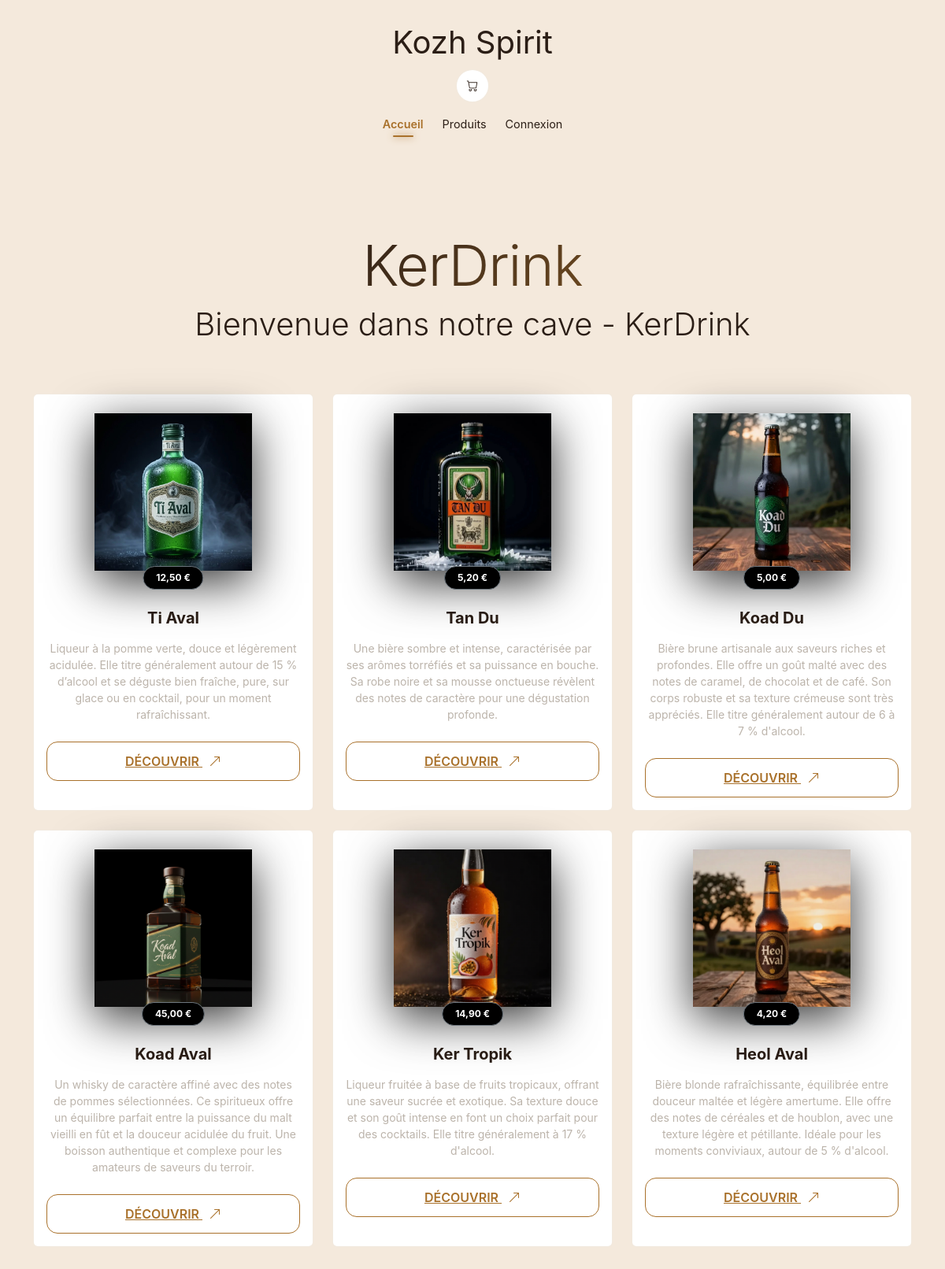
Before: / with the older database file.
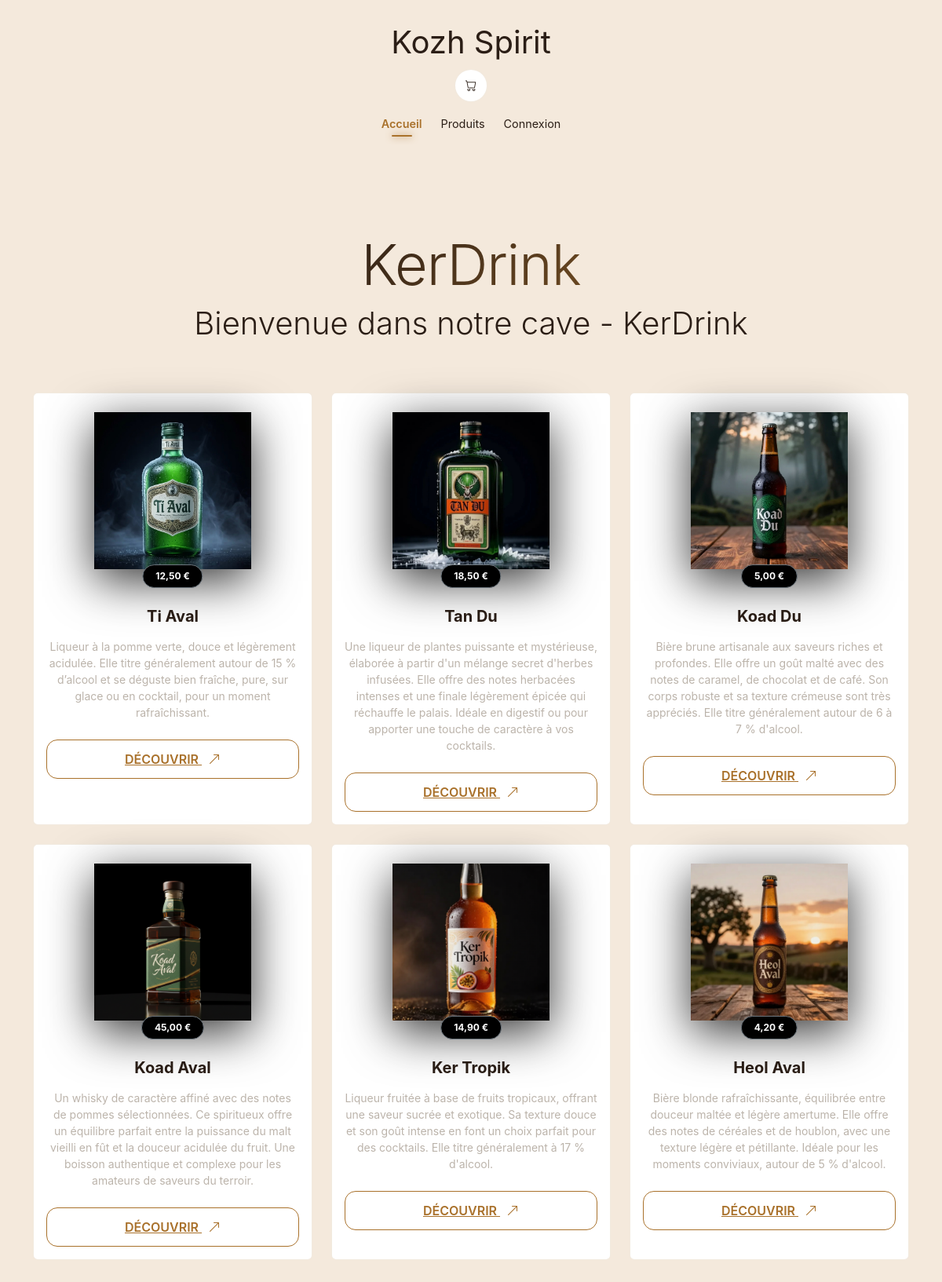
After: the same page with the newer database file.
### tables this page shows
CREATE TABLE `produit` (
  `numProduit` int(11) NOT NULL,
  `idCategorie` int(11) NOT NULL,
  `nomProduit` varchar(32) NOT NULL,
  `descriptif` varchar(500) NOT NULL,
  `stock` int(11) NOT NULL,
  `prixUnitaire` decimal(8,2) DEFAULT NULL,
  `nomImage` varchar(100) DEFAULT NULL
);

### app/controllers/HomeController.php (called while the page is built, shortened)
<?php
require_once ROOT . "app/models/Product.php";
class HomeController {
    public function index(PDO $db): void
    {
        $productModel = new Product($db);
        $products = $productModel->getLatest();
        $pageTitle = "Bienvenue dans notre cave - KerDrink";
        require_once ROOT . "app/views/products/index.php";
        $content = ob_get_clean();
        require_once ROOT . "app/views/layout.php";
    }
}

### app/models/Product.php (called while the page is built, shortened)
<?php
readonly class Product
{
    private PDO $db;
    public function __construct(PDO $db)
    {
        $this->db = $db;
    }
    public function getLatest(): array
    {
        $sql = "SELECT * FROM produit ORDER BY numProduit DESC LIMIT 6";
        return $this->db->query($sql)->fetchAll(PDO::FETCH_ASSOC);
    }
}

### app/views/products/index.php (the view, shortened to what this page needs)
<main class="container py-5">
    <header class="text-center py-5">
        <h1 class="display-2 fw-black text-premium mb-2">KerDrink</h1>
        <?php if (isset($_SESSION["user"])): ?>
            <h2 class="display-6 mb-2"><?= $pageTitle ?> <span class="text-premium">, <?= $_SESSION["user"]["prenom"] ?></span></h2>
        <?php else: ?>
            <h2 class="display-6 mb-2"><?= $pageTitle ?></h2>
        <?php endif; ?>
    </header>
    <div class="row g-4 justify-content-center">
        <?php  foreach ($products as $p): ?>
            <div class="col-12 col-md-6 col-lg-4">
                <article class="card product-card h-100 shadow-none">
                    <div class="p-4 text-center position-relative">
                        <img src="/img<?= $p["nomImage"] ?>" class="img-fluid img-product" style="height:200px;" alt="Image de <?= $p["nomProduit"] ?>">
                        <div class="position-absolute bottom-0 start-50 translate-middle-x mb-n2">
                            <span class="badge bg-black border border-secondary px-3 py-2 rounded-pill">
                                <?= number_format($p["prixUnitaire"], 2, ',', ' ') ?> €
                            </span>
                        </div>
                    </div>
                    <div class="card-body pt-4 text-center">
                        <h3 class="h5 fw-bold mb-3"><?= $p["nomProduit"] ?></h3>
                        <p class="small opacity-50 mb-4"><?= $p["descriptif"] ?></p>
                        <a href="/?page=detail&id=<?= $p["numProduit"] ?>" class="btn-premium w-100 text-decorateion-none d-block stretched-link">
                            DÉCOUVRIR <i class="bi bi-arrow-up-right ms-2"></i>
                        </a>
                    </div>
                </article>
            </div>
        <?php endforeach; ?>
    </div>
</main>

### public/index.php (shortened to what this page needs)
<?php
spl_autoload_register(function ($className) {
    $dirs = [
        ROOT . "app" . DIRECTORY_SEPARATOR . "controllers" . DIRECTORY_SEPARATOR,
        ROOT . "app" . DIRECTORY_SEPARATOR . "models" . DIRECTORY_SEPARATOR
    ];
    foreach ($dirs as $dir) {
        $file = $dir . $className . ".php";
    }
});
$db = Database::getInstance();
$page = strtolower($_GET["p"] ?? $_GET["page"] ?? "accueil");
$routes = [
    "accueil" => ["HomeController", "index"],
    "produits" => ["ProductController", "index"],
    "detail" => ["ProductController", "detail"],
    "connexion" => ["AuthController", "index"],
    "inscription" => ["AuthController", "register"],
    "admin" => ["AdminController", "index", "admin"],
    "profil" => ["CustomerController", "index", "client"],
    "historique" => ["CartController", "history", "client"],
    "panier" => ["CartController", "index", "client"],
    "ajouter-panier-exe" => ["CartController", "add", "client"],
    "retirer-panier-exe" => ["CartController", "remove", "client"],
    "valider-panier-exe" => ["CartController", "confirm", "client"],
    "connexion-exe" => ["AuthController", "login"],
    "inscription-exe" => ["AuthController", "registerCustomer"],
    "deconnexion-exe" => ["AuthController", "logout"],
];
try {
    $controllerInfo = $routes[$page];
    $className = $controllerInfo[0];
    $methodName = $controllerInfo[1];
    if (class_exists($className)) {
        $controller = new $className();
        if (method_exists($controller, $methodName)) {
            $controller->$methodName($db);
        } else {
            throw new Exception("La méthode " . $methodName . " n'existe pas.", 500);
        }
    } else {
        throw new Exception("Le contrôleur $className n'existe pas.", 500);
    }
} catch (Exception $e) {
    $code = ($e->getCode() === 404) ? 404 : 500;
    http_response_code($code);
    error_log("Erreur lors du routage : " . $e);
    $pageTitle = "KerDrink - Erreur " . $code;
    ob_start();
    require_once ROOT . "app" . DIRECTORY_SEPARATOR . "views" . DIRECTORY_SEPARATOR . "404.php";
    $content = ob_get_clean();
    require_once ROOT . "app" . DIRECTORY_SEPARATOR . "views" . DIRECTORY_SEPARATOR . "layout.php";
    exit();
}

### app/views/layout.php (shortened to what this page needs)
<!DOCTYPE html>
<html lang="fr">
<?php require_once ROOT . "app/views/partials/head.php"; ?>
<body>
<?php require_once ROOT . "app/views/partials/navbar.php"; ?>
<?=  $content; ?>
</body>
</html>

### app/views/partials/head.php (shortened to what this page needs)
<!DOCTYPE html>
<html lang="fr">
<head>
    <link rel="stylesheet" href="https://cdn.jsdelivr.net/npm/bootstrap-icons@1.13.1/font/bootstrap-icons.min.css">
    <?php
    $is_local = in_array($_SERVER['REMOTE_ADDR'], ['127.0.0.1', '::1']);
    if ($is_local):
    ?>
    <link rel="stylesheet" href="/css/bootstrap.min.css">
    <?php else: ?>
    <link href="https://cdn.jsdelivr.net/npm/bootstrap@5.3.8/dist/css/bootstrap.min.css" rel="stylesheet"/>
    <?php endif; ?>
    <link rel="stylesheet" href="/css/styles.css">
</head>
<body>

### app/views/partials/navbar.php
<?php
$currentPage = $_GET['page'] ?? 'accueil';
function isActive($pageName, $currentPage): string
{
    return $pageName === $currentPage ? 'active-link' : '';
}
?>
<nav class="main-nav sticky-lg-top d-flex flex-column align-items-center gap-1 p-4">
    <a href="/" class="fs-1">Kozh Spirit</a>
    <div class="nav-utils">
        <a href="/?page=panier" class="cart-btn"><i class="bi bi-cart"></i></a>
    </div>
    <div class="nav-links mt-lg-2">
        <a href="/?page=accueil" class="<?= isActive('accueil', $currentPage) ?>">Accueil</a>
        <a href="/?page=produits" class="<?= isActive('produits', $currentPage) ?>">Produits</a>
        <?php if (isset($_SESSION["user"])): ?>
            <?php if (!empty($_SESSION["user"]["role"]) && $_SESSION["user"]["role"] === "adm"): ?>
                <a href="/?page=admin" class="<?= isActive('admin', $currentPage) ?>">Admin</a>
            <?php endif; ?>
            <?php if (isset($_SESSION["user"]["idClient"])): ?>
                <a href="/?page=profil" class="<?= isActive('profil', $currentPage) ?>">Profil</a>
            <?php endif; ?>
            <a href="/?page=deconnexion-exe">Déconnexion</a>
        <?php else: ?>
            <a href="/?page=connexion">Connexion</a>
        <?php endif; ?>
    </div>
</nav>

### public/css/styles.css (style rules this page uses)
:root { --bg: #F4E9DC; --bg-card: #FFFFFF; --acc: #A9712B; --acc-soft: rgba(169, 113, 43, 0.08); --txt: #2B1E16; --txt-mute: #7A6A58; --border: rgba(169, 113, 43, 0.15); }
body { background-color: var(--bg); color: var(--txt); transition: 0.5s; font-family: 'Inter', sans-serif; }
.text-premium { background: linear-gradient(135deg, var(--txt) 30%, var(--acc)); -webkit-background-clip: text; -webkit-text-fill-color: transparent; letter-spacing: -1px; }
.product-card { background: var(--bg-card) !important; border: 1px solid var(--border) !important; color: var(--txt); }
.product-card p { color: var(--txt-mute); }
.img-product { filter: drop-shadow(0 15px 30px rgba(0,0,0,0.8)); transition: 0.5s ease; }
.btn-premium { background: transparent; border: 1px solid var(--acc); color: var(--acc); border-radius: 14px; font-weight: 600; padding: 12px 24px; transition: 0.3s; border-color: var(--acc); }
.main-nav { background-color: var(--bg); top: 0; z-index: 1000; }
.nav-links, .nav-utils, .destinations-grid { display: flex; gap: 1.5rem; align-items: center; flex-wrap: wrap; justify-content: center; }
.main-nav a { text-decoration: none; color: inherit; font-size: 0.9rem; }
.cart-btn { position: relative; display: grid; place-items: center; width: 42px; height: 42px; border-radius: 50%; background: var(--bg-card); border: 1px solid var(--border); color: var(--txt); font-size: 1.2rem; cursor: pointer; transition: all 0.3s cubic-bezier(0.4, 0, 0.2, 1); }
::placeholder { color: var(--txt-mute) !important; opacity: 0.5 !important; }
.nav-links a { position: relative; padding: 5px 0; transition: color 0.3s ease; }
.nav-links a.active-link { color: var(--acc) !important; font-weight: 600; }
.nav-links a.active-link::after { content: ""; position: absolute; bottom: 0; left: 25%; width: 50%; height: 2px; background: var(--acc); box-shadow: 0 0 10px var(--acc); border-radius: 2px; }

Changed rows visible on the page:
changed produit "Tan Du": prixUnitaire "5,20" → "18,50"; descriptif "Une bière sombre et intense, caractérisée par ses arômes torréfiés et sa puissance en bouche. Sa robe noire et sa mousse onctueuse révèlent des notes de caractère pour une dégustation profonde." → "Une liqueur de plantes puissante et mystérieuse, élaborée à partir d'un mélange secret d'herbes infusées. Elle offre des notes herbacées intenses et une finale légèrement épicée qui réchauffe le palais. Idéale en digestif ou pour apporter une touche de caractère à vos cocktails."
